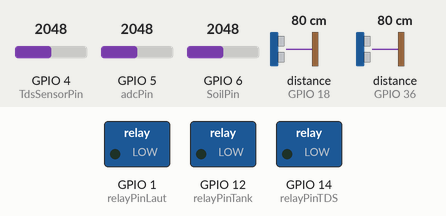
A program run on a simulated ESP32-S3. On the bench: switched loads named in the program (green lamp = pin HIGH). The test bench sets the inputs (shaded band); at power-on: distance to the obstacle (sensors on GPIO 18, GPIO 36) 80 cm, GPIO 4 (TdsSensorPin) = 2048, GPIO 5 (adcPin) = 2048, GPIO 6 (SoilPin) = 2048. The echo pulse lasts 58.3 µs per cm; pins used as bus, display or sensor lines are not drawn; what the program prints to the serial monitor is not drawn.

Above: at 2.7 s.
2.8 s: distance to the obstacle (sensor on GPIO 18) set to 9 cm
6.5 s: distance to the obstacle (sensor on GPIO 18) set to 6 cm
At 11.2 s:
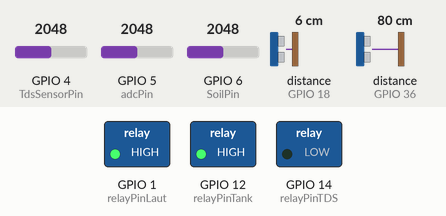
11.5 s: distance to the obstacle (sensor on GPIO 36) set to 10 cm
16.2 s: distance to the obstacle (sensor on GPIO 36) set to 7 cm
At 21.2 s:
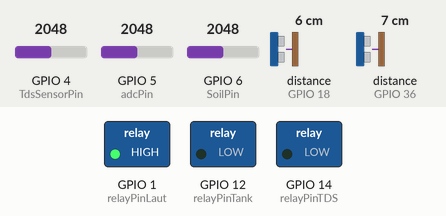
21.5 s: distance to the obstacle (sensor on GPIO 36) set to 9 cm
At 26.2 s:
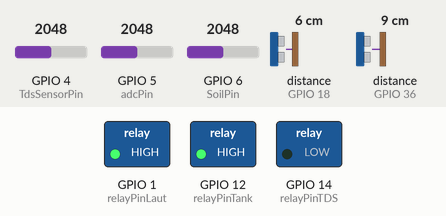
26.5 s: distance to the obstacle (sensor on GPIO 36) set to 2 cm
At 31.3 s:
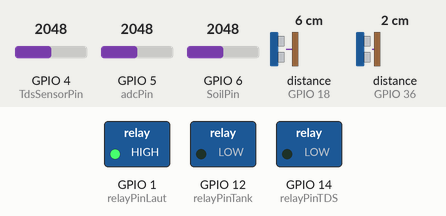
Timing chart, 0 to 32.5 s (numbered marks = the images above; inputs shaded):
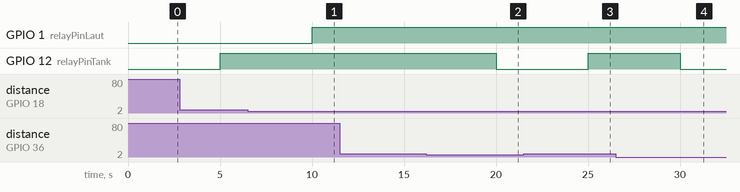

Measured:
- the behaviour switches between 8 and 7 cm on distance to the obstacle (sensor on GPIO 18) (found by bisection; images 0 and 1)
- the behaviour switches between 9 and 8 cm on distance to the obstacle (sensor on GPIO 36) (found by bisection; images 1 and 2)
- after the input at 6.5 s, GPIO 1 (relayPinLaut): LOW → HIGH after 3.5 s
- after the input at 11.5 s, every drawn part: stays the same
- after the input at 16.2 s, GPIO 12 (relayPinTank): HIGH → LOW after 3.8 s
- after the input at 21.5 s, GPIO 12 (relayPinTank): LOW → HIGH after 3.5 s
- after the input at 26.5 s, GPIO 12 (relayPinTank): HIGH → LOW after 3.5 s

The program:

main.cpp
```cpp
#include <Arduino.h>
#include "WebServerLib.h" // Asumsikan pustaka ini sudah ada dan berfungsi
#include "GravityTDS.h"
// Tidak lagi menggunakan DFRobot_ESP_PH_BY_GREENPONIK secara langsung untuk kalkulasi pH di readPHSensor
// karena kita akan melakukan kalkulasi manual berdasarkan kalibrasi 2 titik.
// Namun, Anda mungkin masih memerlukannya jika ingin menggunakan fitur lain dari library tersebut,
// atau jika Anda ingin membandingkan. Untuk contoh ini, kita akan fokus pada metode kalibrasi manual.

// Define pins
const int trig_pin = 17;  // Ultrasonic 1 trig
const int echo_pin = 18;  // Ultrasonic 1 echo
const int TRIG_PIN = 35;  // Ultrasonic 2 trig (tank)
const int ECHO_PIN = 36;  // Ultrasonic 2 echo (tank)
const int TdsSensorPin = 4;  // TDS sensor
const int adcPin = 5;      // pH sensor ADC pin
const int SoilPin = 6;     // Soil moisture sensor
const int relayPinLaut = 1; // Relay Laut
const int relayPinTDS = 14;  // Relay TDS
const int relayPinTank = 12; // Relay Tank

GravityTDS gravityTds;
WebServerLib webServer;

// Variabel Kalibrasi pH (HARUS DISESUAIKAN berdasarkan kalibrasi Anda)
float neutralVoltage = 1.02; // Tegangan saat di buffer pH 7.0 (Contoh dari video)
float acidVoltage = 2.74;    // Tegangan saat di buffer pH 4.0 (Contoh dari video)

// Untuk DFRobot pH meter, biasanya pH 7 memberikan tegangan di sekitar 1.5V (bisa bervariasi)
// dan pH 4 memberikan tegangan yang lebih tinggi (misalnya 2.0V - 2.5V).
// Video menggunakan pH meter yang mungkin memiliki karakteristik output berbeda (mis. V2 Pro),
// jadi pastikan nilai di atas sesuai dengan sensor Anda setelah kalibrasi.

float temperature = 25, tdsValue = 0;
float phValue = 0;
float distanceRes = 0;
float distanceTank = 0;
int soilMoisture = 0;

unsigned long previousMillis = 0;
const long interval = 5000; // Interval pembacaan sensor

// --- Fungsi Baru untuk Membaca pH dengan Kalibrasi 2 Titik ---
float readPHSensor() {
  int adcValue = analogRead(adcPin);

  float voltage = adcValue * (3.3 / 4095.0);


  float slope = (7.0 - 4.0) / (neutralVoltage - acidVoltage);


  float currentPH = 7.0 + slope * (voltage - neutralVoltage);

  // Debugging tegangan dan pH hasil perhitungan
  Serial.print("pH ADC: "); Serial.print(adcValue);
  Serial.print(", pH Voltage: "); Serial.print(voltage, 3);
  Serial.print("V, Calculated pH: "); Serial.println(currentPH, 2);


  if (isnan(currentPH) || isinf(currentPH)) {
    Serial.println("Gagal membaca pH, periksa nilai kalibrasi atau koneksi sensor.");
    return -1.0; // Mengembalikan nilai error
  }
  return currentPH;
}

// --- Fungsi untuk melakukan proses kalibrasi (placeholder) ---
// Idealnya, ini akan interaktif, meminta pengguna mencelupkan sensor dan menekan tombol/perintah
void performPHCalibration() {
  Serial.println("Memulai Kalibrasi pH...");
  // Proses ini biasanya akan meminta pengguna untuk:
  // 1. Celupkan sensor ke larutan pH 7, tunggu stabil, lalu baca tegangan.
  //    Misalnya: neutralVoltage = bacaTeganganStabil();
  // 2. Celupkan sensor ke larutan pH 4, tunggu stabil, lalu baca tegangan.
  //    Misalnya: acidVoltage = bacaTeganganStabil();
  // 3. Simpan nilai neutralVoltage dan acidVoltage (misalnya ke EEPROM).

  Serial.println("Kalibrasi pH selesai (nilai saat ini di-hardcode).");
  Serial.print("Neutral Voltage (pH 7.0) diatur ke: "); Serial.println(neutralVoltage);
  Serial.print("Acid Voltage (pH 4.0) diatur ke: "); Serial.println(acidVoltage);
  // Untuk saat ini, kita hanya menampilkan nilai yang sudah di-hardcode.
  // Anda perlu mengembangkan fungsi ini lebih lanjut untuk kalibrasi aktual.
}


void setup() {
  Serial.begin(115200);
  pinMode(trig_pin, OUTPUT);
  pinMode(echo_pin, INPUT);
  digitalWrite(trig_pin, LOW);
  pinMode(TRIG_PIN, OUTPUT);
  pinMode(ECHO_PIN, INPUT);

  gravityTds.setPin(TdsSensorPin);
  gravityTds.setAref(3.3);      // Reference voltage for ESP32
  gravityTds.setAdcRange(4096); // 12-bit ADC
  gravityTds.begin();

  pinMode(relayPinLaut, OUTPUT);
  pinMode(relayPinTDS, OUTPUT);
  pinMode(relayPinTank, OUTPUT);

  // Anda bisa memanggil performPHCalibration() di sini jika ingin
  // "mengkalibrasi" setiap kali startup (dengan nilai hardcode saat ini)
  // atau jika Anda mengembangkan fungsi interaktif.
  // performPHCalibration(); // Komentari jika tidak ingin dijalankan saat startup

  Serial.println("Setup selesai. Menggunakan nilai kalibrasi pH yang ada.");
  Serial.print("Neutral Voltage (pH 7.0): "); Serial.println(neutralVoltage);
  Serial.print("Acid Voltage (pH 4.0): "); Serial.println(acidVoltage);


  // Connect to Wi-Fi
  const char* ssid = "Samsung Galaxy";      // Ganti dengan SSID Wi-Fi Anda
  const char* password = "12345678"; // Ganti dengan kata sandi Wi-Fi Anda
  webServer.begin(ssid, password);
}

void loop() {
  unsigned long currentMillis = millis();
  if (currentMillis - previousMillis >= interval) {
    previousMillis = currentMillis;

    // --- Read pH using the new function ---
    phValue = readPHSensor();

    // Read soil moisture
    soilMoisture = analogRead(SoilPin);
    soilMoisture = map(soilMoisture, 0, 4095, 225, 0); // Sesuaikan rentang jika perlu

    // Read ultrasonic 1 (Reservoir)
    digitalWrite(trig_pin, LOW);
    delayMicroseconds(2);
    digitalWrite(trig_pin, HIGH);
    delayMicroseconds(10);
    digitalWrite(trig_pin, LOW);
    float timing = pulseIn(echo_pin, HIGH);
    distanceRes = 11 - ((timing * 0.0343) / 2);

    // Read ultrasonic 2 (Tank)
    digitalWrite(TRIG_PIN, LOW);
    delayMicroseconds(2);
    digitalWrite(TRIG_PIN, HIGH);
    delayMicroseconds(10);
    digitalWrite(TRIG_PIN, LOW);
    unsigned long duration1 = pulseIn(ECHO_PIN, HIGH);
    distanceTank = 14 - ((duration1 * 0.0343) / 2);

    // Read TDS
    gravityTds.setTemperature(temperature);
    gravityTds.update();
    tdsValue = gravityTds.getTdsValue();

    // Control relays
    if (distanceRes < 4) {
      digitalWrite(relayPinLaut, LOW);
    } else {
      digitalWrite(relayPinLaut, HIGH);
    }
    if (distanceTank < 6) {
      digitalWrite(relayPinTank, HIGH);
    } else {
      digitalWrite(relayPinTank, LOW);
    }

    // Update web server with sensor values
    webServer.setSensorValues(phValue, tdsValue, distanceRes, distanceTank, soilMoisture);

    // Print to serial for debugging
    Serial.println("--- Sensor Readings ---");
    Serial.print("TDS: ");
    Serial.print(tdsValue, 0);
    Serial.println(" ppm");
    Serial.print("DistanceRes: ");
    Serial.print(distanceRes);
    Serial.println(" cm");
    Serial.print("DistanceTank: ");
    Serial.print(distanceTank);
    Serial.println(" cm");
    Serial.print("SoilMoisture: ");
    Serial.println(soilMoisture);
    Serial.println("--------------------");
  }
  webServer.handleClient();
}
```
